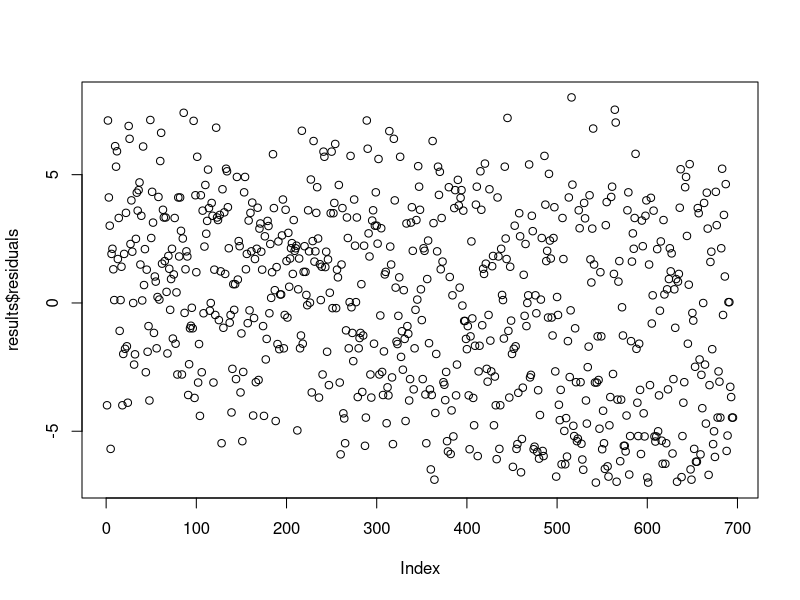

This figure's R source:
## ---- chunk 1
mysleep <- sleep
mysleep
mysleep$Study <- "Study1"                 #recycling so it just repeats
mysleep$Study2 <- c("Study1", "Study2")   #recycling so it just repeats
mysleep$noise <- rnorm(20)                #20 new r norm
mysleep$noise2 <- rnorm(10)               #10 new r norm then recycle
#mysleep$noise2 <- rnorm(8)
        "This does not work because there is a remainder 20/8..."
mysleep
## ---- chunk 2
mysleep <- sleep
mysleep$extra2 <- mysleep$extra * 2
mysleep$extra3 <- log(mysleep$extra + 10)
mysleep
mysleep$extra2 <- mysleep$extra2 - 4
mysleep
mysleep$extra2 <- NULL  # deletes the column
mysleep
mysleep$extra3 <- NA    # fills column with NA
mysleep
mysleep$three <- 3
mysleep
# mysleep$four <- c(1, 2, 3) # doesn't work
mysleep$five <- c(1, 2, 3, 4) # does work (recycling)
mysleep

rep(2, times = 10)
rep(2:4, 10)
rep(2:4, each = 10)
rep(2:4, times = 3, each = 10)
rep(1:2, 3, each = 5)
c(rep(1:2, 3, each = 5), rep(1:8, 2, each = 3), 1:10)

## ---- chunk 3
library(tidyr)
mysleep <- sleep
mysleep
levels(mysleep$group) <- c("pre", "post")

# spread(yourdata, factor.to.spread.by, column.with.values[where gets drawn])
  "lets say we want pre- and post- in separate columns"
  
  mysleep.wide <- spread(mysleep, group, extra)
  mysleep.wide
    #this is wide form data
  

# QUICK PRACTICE: compute gains column

  mysleep.wide$gains <- (mysleep.wide$post - mysleep.wide$pre)
  mysleep.wide
  
  
# gather(yourdata, new.factor.column.name, measure.column.name, columns.to.gather)

  "this will put into long format, 2 very long columns"
  
  mysleep.long <- gather(mysleep.wide, "treatment", "time", pre:post)     #pre:post --- from pre:post
  mysleep.long
  
## ---- chunk 4
colnames(who)
who.long <- gather(who, stuff, counts, new_sp_m014:newrel_f65)

who.long$stuff <- gsub("newrel", "new_rel", who.long$stuff)


?gsub()

who.long <- separate(who.long, stuff, sep = "_", c("newold", "type", "gender.age"))
summary(who.long)
head(who.long)

## ---- chunk 5
library(dplyr)
library(reshape2)

myff <- french_fries
head(myff)

# make long
myff.long <- gather(myff, flavor, rating, potato:painty)
head(myff.long)

# get "cell means"
ff.means <- summarize(group_by(myff.long, treatment, flavor), mean = mean(rating))
ff.means
ff.means <- summarize(group_by(myff.long, treatment, flavor), mean = mean(rating, na.rm = TRUE))
ff.means

# other summary computations
ff.summaries <- summarize(group_by(myff.long, treatment, flavor), mean = mean(rating, na.rm = TRUE), std.dev = sd(rating, na.rm = TRUE), N = length(rating))
ff.summaries

## ---- chunk 6
x <- 1:10
mean(log(x + 2))

(x + 2) %>% log() %>% mean()

summarize(group_by(myff.long, treatment, flavor), mean.rating = mean(rating, na.rm = TRUE))

# same as above, using the %>% operator
group_by(myff.long, treatment, flavor) %>% summarize(mean.rating = mean(rating, na.rm = TRUE))

## ---- chunk 7
sleep
sleep[sleep$group == 1, ]
filter(sleep, group == 1) # same results

sleep[sleep$group == 1 & sleep$extra > 0.2, ]
filter(sleep, group == 1, extra > 0.2) # same results

sleep[ , c("ID", "extra")]
select(sleep, ID, extra)
select(sleep, 3, 1)
select(sleep, c(3, 1))
#select(sleep, c("ID", "extra")) # doesn't work
select(sleep, c(ID, extra))
select_(sleep, "ID", "extra") # "underscore" variants of dplyr functions:
                              #   - can use strings to identify objects
                              #   - useful for more programmatic applications

## ---- chunk 8
myff <- french_fries
results <- lm(potato ~ treatment, data = myff)
results
summary(results)
# plot(results)
class(results)
names(results)
str(results)
plot(results$residuals)
results.summary <- summary(results)
names(results.summary)
results.summary$adj.r.squared
results.summary$coefficients
class(results.summary$coefficients)
condition.pvals <- results.summary$coefficients[c("treatment2", "treatment3"), "Pr(>|t|)"]
condition.pvals

# str(summary(results))
# ?lm
